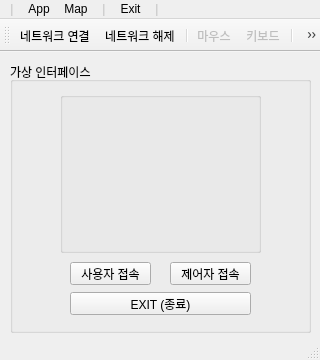
<?xml version="1.0" encoding="UTF-8"?>
<ui version="4.0">
 <class>MainWindow</class>
 <widget class="QMainWindow" name="MainWindow">
  <property name="geometry">
   <rect>
    <x>0</x>
    <y>0</y>
    <width>320</width>
    <height>360</height>
   </rect>
  </property>
  <property name="windowTitle">
   <string>MainWindow</string>
  </property>
  <property name="windowIcon">
   <iconset resource="Icon/toolbar_icon.qrc">
    <normaloff>:/icon/tap.png</normaloff>:/icon/tap.png</iconset>
  </property>
  <widget class="QWidget" name="centralwidget">
   <widget class="QGroupBox" name="group_network">
    <property name="geometry">
     <rect>
      <x>10</x>
      <y>10</y>
      <width>301</width>
      <height>271</height>
     </rect>
    </property>
    <property name="title">
     <string>가상 인터페이스 </string>
    </property>
    <widget class="QPushButton" name="push_user_Button">
     <property name="geometry">
      <rect>
       <x>60</x>
       <y>200</y>
       <width>81</width>
       <height>23</height>
      </rect>
     </property>
     <property name="text">
      <string>사용자 접속</string>
     </property>
    </widget>
    <widget class="QPushButton" name="push_admin_Button">
     <property name="geometry">
      <rect>
       <x>160</x>
       <y>200</y>
       <width>81</width>
       <height>23</height>
      </rect>
     </property>
     <property name="text">
      <string>제어자 접속</string>
     </property>
    </widget>
    <widget class="QPushButton" name="Button_Exit">
     <property name="geometry">
      <rect>
       <x>60</x>
       <y>230</y>
       <width>181</width>
       <height>23</height>
      </rect>
     </property>
     <property name="text">
      <string>EXIT (종료)</string>
     </property>
    </widget>
    <widget class="QGroupBox" name="groupBox">
     <property name="geometry">
      <rect>
       <x>50</x>
       <y>30</y>
       <width>201</width>
       <height>161</height>
      </rect>
     </property>
     <property name="title">
      <string/>
     </property>
     <widget class="QLabel" name="label_2">
      <property name="geometry">
       <rect>
        <x>30</x>
        <y>10</y>
        <width>141</width>
        <height>151</height>
       </rect>
      </property>
      <property name="text">
       <string/>
      </property>
      <property name="pixmap">
       <pixmap resource="Icon/toolbar_icon.qrc">:/418/teapot.png</pixmap>
      </property>
      <property name="scaledContents">
       <bool>true</bool>
      </property>
     </widget>
    </widget>
   </widget>
  </widget>
  <widget class="QStatusBar" name="statusbar"/>
  <widget class="QToolBar" name="toolBar">
   <property name="windowTitle">
    <string>toolBar</string>
   </property>
   <attribute name="toolBarArea">
    <enum>TopToolBarArea</enum>
   </attribute>
   <attribute name="toolBarBreak">
    <bool>false</bool>
   </attribute>
   <addaction name="action_NetWork_ON"/>
   <addaction name="action_NetWork_OFF"/>
   <addaction name="separator"/>
   <addaction name="action_Mouse"/>
   <addaction name="action_Keyboard"/>
   <addaction name="separator"/>
   <addaction name="action_Capture"/>
   <addaction name="action_Drawing_Pen"/>
   <addaction name="action_Notepad"/>
   <addaction name="separator"/>
   <addaction name="action_Setting"/>
   <addaction name="action_help"/>
  </widget>
  <widget class="QMenuBar" name="menubar">
   <property name="geometry">
    <rect>
     <x>0</x>
     <y>0</y>
     <width>320</width>
     <height>21</height>
    </rect>
   </property>
   <property name="autoFillBackground">
    <bool>false</bool>
   </property>
   <widget class="QMenu" name="menu">
    <property name="enabled">
     <bool>false</bool>
    </property>
    <property name="acceptDrops">
     <bool>false</bool>
    </property>
    <property name="title">
     <string>|</string>
    </property>
   </widget>
   <widget class="QMenu" name="menu_Exit">
    <property name="title">
     <string>Exit</string>
    </property>
    <addaction name="actionProgram_Close_2"/>
   </widget>
   <widget class="QMenu" name="menu_4">
    <property name="enabled">
     <bool>false</bool>
    </property>
    <property name="acceptDrops">
     <bool>false</bool>
    </property>
    <property name="title">
     <string>|</string>
    </property>
   </widget>
   <widget class="QMenu" name="menuMap">
    <property name="title">
     <string>Map</string>
    </property>
    <addaction name="actionNaver_Map"/>
    <addaction name="actionDaum_Map"/>
    <addaction name="separator"/>
    <addaction name="actionGoogle_Map"/>
   </widget>
   <widget class="QMenu" name="menu_5">
    <property name="enabled">
     <bool>false</bool>
    </property>
    <property name="acceptDrops">
     <bool>false</bool>
    </property>
    <property name="title">
     <string>|</string>
    </property>
   </widget>
   <widget class="QMenu" name="menuHelp">
    <property name="title">
     <string>App</string>
    </property>
    <addaction name="actionWindow_Capture"/>
    <addaction name="actionNotepad"/>
    <addaction name="separator"/>
   </widget>
   <addaction name="menu"/>
   <addaction name="menuHelp"/>
   <addaction name="menuMap"/>
   <addaction name="menu_4"/>
   <addaction name="menu_Exit"/>
   <addaction name="menu_5"/>
  </widget>
  <action name="action_WebCam_Start">
   <property name="checkable">
    <bool>false</bool>
   </property>
   <property name="enabled">
    <bool>true</bool>
   </property>
   <property name="icon">
    <iconset resource="Icon/toolbar_icon.qrc">
     <normaloff>:/icon/webcam_on.png</normaloff>:/icon/webcam_on.png</iconset>
   </property>
   <property name="text">
    <string>웹캠 시작</string>
   </property>
   <property name="toolTip">
    <string>웹캠 실행 버튼</string>
   </property>
   <property name="statusTip">
    <string>웹캠 실행 버튼</string>
   </property>
   <property name="autoRepeat">
    <bool>true</bool>
   </property>
  </action>
  <action name="action_WebCam_Stop">
   <property name="checkable">
    <bool>false</bool>
   </property>
   <property name="icon">
    <iconset resource="Icon/toolbar_icon.qrc">
     <normaloff>:/icon/webcam_off.png</normaloff>:/icon/webcam_off.png</iconset>
   </property>
   <property name="text">
    <string>웹캠 종료</string>
   </property>
   <property name="toolTip">
    <string>웹캠 종료 버튼</string>
   </property>
   <property name="statusTip">
    <string>웹캠 종료 버튼</string>
   </property>
  </action>
  <action name="action_NetWork_ON">
   <property name="checkable">
    <bool>false</bool>
   </property>
   <property name="icon">
    <iconset resource="Icon/toolbar_icon.qrc">
     <normaloff>:/icon/internet.png</normaloff>:/icon/internet.png</iconset>
   </property>
   <property name="text">
    <string>네트워크 연결</string>
   </property>
   <property name="toolTip">
    <string>&lt;html&gt;&lt;head/&gt;&lt;body&gt;&lt;p&gt;네트워크 연결&lt;/p&gt;&lt;/body&gt;&lt;/html&gt;</string>
   </property>
   <property name="statusTip">
    <string>네트워크 연결 기능</string>
   </property>
  </action>
  <action name="action_NetWork_OFF">
   <property name="checkable">
    <bool>false</bool>
   </property>
   <property name="icon">
    <iconset resource="Icon/toolbar_icon.qrc">
     <normaloff>:/icon/internet_no.png</normaloff>:/icon/internet_no.png</iconset>
   </property>
   <property name="text">
    <string>네트워크 해제</string>
   </property>
   <property name="toolTip">
    <string>네트워크 해제</string>
   </property>
   <property name="statusTip">
    <string>네트워크 해제 버튼</string>
   </property>
  </action>
  <action name="action_Drawing_Pen">
   <property name="checkable">
    <bool>false</bool>
   </property>
   <property name="enabled">
    <bool>false</bool>
   </property>
   <property name="icon">
    <iconset resource="Icon/toolbar_icon.qrc">
     <normaloff>:/icon/whiteboard_pen.png</normaloff>:/icon/whiteboard_pen.png</iconset>
   </property>
   <property name="text">
    <string>칠판 기능</string>
   </property>
   <property name="toolTip">
    <string>칠판 기능</string>
   </property>
   <property name="statusTip">
    <string>캡처 기능이 활성화되야 펜 기능을 사용할 수 있습니다.</string>
   </property>
  </action>
  <action name="action_help">
   <property name="checkable">
    <bool>false</bool>
   </property>
   <property name="icon">
    <iconset resource="Icon/toolbar_icon.qrc">
     <normaloff>:/icon/help.png</normaloff>:/icon/help.png</iconset>
   </property>
   <property name="text">
    <string>help</string>
   </property>
   <property name="toolTip">
    <string>도움!</string>
   </property>
   <property name="statusTip">
    <string>Help!</string>
   </property>
  </action>
  <action name="action_Setting">
   <property name="checkable">
    <bool>false</bool>
   </property>
   <property name="icon">
    <iconset resource="Icon/toolbar_icon.qrc">
     <normaloff>:/icon/settings.png</normaloff>:/icon/settings.png</iconset>
   </property>
   <property name="text">
    <string>설정</string>
   </property>
   <property name="toolTip">
    <string>설정</string>
   </property>
   <property name="statusTip">
    <string>설정</string>
   </property>
  </action>
  <action name="action_Capture">
   <property name="checkable">
    <bool>false</bool>
   </property>
   <property name="icon">
    <iconset resource="Icon/toolbar_icon.qrc">
     <normaloff>:/icon/screenshot.png</normaloff>:/icon/screenshot.png</iconset>
   </property>
   <property name="text">
    <string>캡처</string>
   </property>
   <property name="toolTip">
    <string>화면 캡처 기능</string>
   </property>
   <property name="statusTip">
    <string>버튼 누를시 캡처 기능이 활성화됩니다.</string>
   </property>
  </action>
  <action name="action_Keyboard">
   <property name="checkable">
    <bool>false</bool>
   </property>
   <property name="enabled">
    <bool>false</bool>
   </property>
   <property name="icon">
    <iconset resource="Icon/toolbar_icon.qrc">
     <normaloff>:/icon/keyboard.png</normaloff>:/icon/keyboard.png</iconset>
   </property>
   <property name="text">
    <string>키보드</string>
   </property>
   <property name="toolTip">
    <string>키보드</string>
   </property>
   <property name="statusTip">
    <string>가상 인터페이스 기능이 활성화되야 가상 키보드 기능을 사용할 수 있습니다.</string>
   </property>
  </action>
  <action name="action_Mouse">
   <property name="checkable">
    <bool>false</bool>
   </property>
   <property name="enabled">
    <bool>false</bool>
   </property>
   <property name="icon">
    <iconset resource="Icon/toolbar_icon.qrc">
     <normaloff>:/icon/mouse.png</normaloff>:/icon/mouse.png</iconset>
   </property>
   <property name="text">
    <string>마우스</string>
   </property>
   <property name="toolTip">
    <string>마우스</string>
   </property>
   <property name="statusTip">
    <string>가상 인터페이스 기능이 활성화되야 가상 마우스 기능을 사용할 수 있습니다.</string>
   </property>
  </action>
  <action name="actionMouse_ON">
   <property name="text">
    <string>Mouse_ON</string>
   </property>
  </action>
  <action name="actionMouse_OFF">
   <property name="text">
    <string>Mouse_OFF</string>
   </property>
  </action>
  <action name="actionKeyboard_ON">
   <property name="text">
    <string>Keyboard_ON</string>
   </property>
  </action>
  <action name="actionKeyboard_OFF">
   <property name="text">
    <string>Keyboard_OFF</string>
   </property>
  </action>
  <action name="actionSetting">
   <property name="text">
    <string>Setting</string>
   </property>
  </action>
  <action name="actionHelp">
   <property name="text">
    <string>Help</string>
   </property>
  </action>
  <action name="action_Notepad">
   <property name="icon">
    <iconset resource="Icon/toolbar_icon.qrc">
     <normaloff>:/icon/notepad.png</normaloff>:/icon/notepad.png</iconset>
   </property>
   <property name="text">
    <string>메모장</string>
   </property>
   <property name="toolTip">
    <string>메모장 열기 기능</string>
   </property>
   <property name="statusTip">
    <string>버튼 누를시 메모장 기능이 활성화됩니다.</string>
   </property>
  </action>
  <action name="actionDaum_Map">
   <property name="text">
    <string>Daum_Map</string>
   </property>
  </action>
  <action name="actionNaver_Map">
   <property name="text">
    <string>Naver_Map</string>
   </property>
  </action>
  <action name="actionGoogle_Map">
   <property name="text">
    <string>Google_Map</string>
   </property>
  </action>
  <action name="actionmainw_icon">
   <property name="icon">
    <iconset resource="Icon/toolbar_icon.qrc">
     <normaloff>:/icon/tap.png</normaloff>:/icon/tap.png</iconset>
   </property>
   <property name="text">
    <string>mainw_icon</string>
   </property>
  </action>
  <action name="actionProgram_Close">
   <property name="text">
    <string>Program_Close</string>
   </property>
  </action>
  <action name="actionProgram_Close_2">
   <property name="text">
    <string>Program_Close</string>
   </property>
  </action>
  <action name="actionWindow_Capture">
   <property name="text">
    <string>Window_Capture</string>
   </property>
  </action>
  <action name="actionNotepad">
   <property name="text">
    <string>Notepad</string>
   </property>
  </action>
 </widget>
 <resources>
  <include location="Icon/toolbar_icon.qrc"/>
 </resources>
 <connections/>
</ui>
